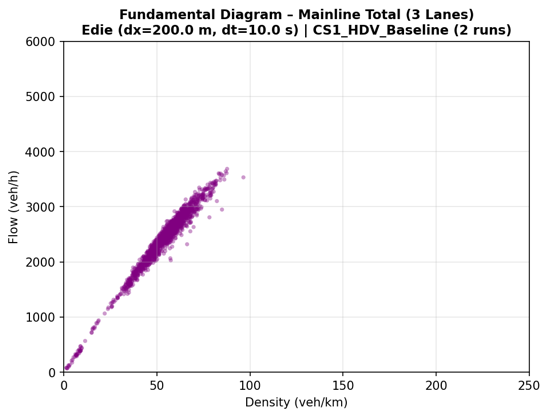
#> input picture papers/case_studies/figs/_raw/cs1_fd_hdv_baseline.png, 549 x 417 px
$ python build_composites.py
#> lines starting #> are read from the running program, lines starting #| are printed output that depends on the picture
"""
Organize Paper-2 figures: rename sources and build Overleaf-ready multi-panel composites.
"""
from __future__ import annotations

from pathlib import Path
from PIL import Image, ImageDraw, ImageFont

FIGS = Path(__file__).resolve().parent
RAW = FIGS / "_raw"
RAW.mkdir(exist_ok=True)

# --- Source identity map ---
RENAME = {
    "CS1_1.png": "cs1_fd_hdv_baseline.png",
    "CS1_2.png": "cs1_fd_ideal.png",
    "CS1_3.png": "cs1_fd_high_latency.png",
    "CS1_4.png": "cs1_fd_high_loss.png",
    "CS1_5.png": "cs1_fd_high_latency_high_loss.png",
    "image773.png": "cs2_fwy_fd_100sv.png",
    "image774.png": "cs2_fwy_fd_100cav.png",
    "image775.png": "cs2_fwy_fd_90sv_10hv.png",
    "image776.png": "cs2_fwy_fd_90cav_10cahv.png",
    "image777.png": "cs2_fwy_fd_80sv_20hv.png",
    "image778.png": "cs2_fwy_fd_80cav_20cahv.png",
    "image779.png": "cs2_art_fd_90cav_10cahv.png",
    "image780.png": "cs2_art_fd_90sv_10hv.png",
    "image781.png": "cs2_art_fd_80cav_20cahv.png",
    "image782.png": "cs2_art_fd_80sv_20hv.png",
    "image784.png": "cs2_fwy_fd_90sv_10cahv.png",
    "image785.png": "cs2_fwy_fd_90cav_10hv.png",
    # Report order Figs 52–54: CAV, AV, SV
    "image786.png": "cs2_shock_cav.png",
    "image787.png": "cs2_shock_av.png",
    "image788.png": "cs2_shock_sv.png",
    "image789.png": "cs3_ttc_v2v1d.png",
    "image790.png": "cs3_ttc_v2v2d.png",
    "image791.png": "cs3_ttc_v2ped.png",
    "image792.png": "cs3_ttc_v2bike.png",
}


def _font(size: int = 28):
    for name in (
        "C:/Windows/Fonts/arialbd.ttf",
        "C:/Windows/Fonts/arial.ttf",
        "/usr/share/fonts/truetype/dejavu/DejaVuSans-Bold.ttf",
    ):
        p = Path(name)
        if p.exists():
            return ImageFont.truetype(str(p), size)
    return ImageFont.load_default()


def load(name: str) -> Image.Image:
    return Image.open(RAW / name).convert("RGB")


def panel(img: Image.Image, label: str, caption: str, target_w: int) -> Image.Image:
    """Resize to target_w, add (a)/(b) label and short caption bar."""
    w, h = img.size
    scale = target_w / w
    img = img.resize((target_w, int(h * scale)), Image.Resampling.LANCZOS)
    pad_top, pad_bot = 36, 34
    canvas = Image.new("RGB", (img.width, img.height + pad_top + pad_bot), "white")
    canvas.paste(img, (0, pad_top))
    draw = ImageDraw.Draw(canvas)
    f_lab = _font(26)
    f_cap = _font(18)
    draw.text((8, 4), f"({label})", fill="black", font=f_lab)
    # center caption under panel
    bbox = draw.textbbox((0, 0), caption, font=f_cap)
    tw = bbox[2] - bbox[0]
    draw.text(((canvas.width - tw) // 2, img.height + pad_top + 6), caption, fill="black", font=f_cap)
    return canvas


def grid(panels: list[Image.Image], ncols: int, gap: int = 12, bg="white") -> Image.Image:
    assert panels
    pw, ph = panels[0].size
    # normalize heights (same width already)
    panels = [p if p.size == (pw, ph) else p.resize((pw, ph)) for p in panels]
    nrows = (len(panels) + ncols - 1) // ncols
    W = ncols * pw + (ncols + 1) * gap
    H = nrows * ph + (nrows + 1) * gap
    out = Image.new("RGB", (W, H), bg)
    for i, p in enumerate(panels):
        r, c = divmod(i, ncols)
        x = gap + c * (pw + gap)
        y = gap + r * (ph + gap)
        out.paste(p, (x, y))
    return out


def grid_rows(row_lists: list[list[Image.Image]], gap: int = 12, bg="white") -> Image.Image:
    """Stack rows of panels, centering each row (useful for 3+2 layouts)."""
    row_imgs = []
    max_w = 0
    for panels in row_lists:
        pw, ph = panels[0].size
        w = len(panels) * pw + (len(panels) + 1) * gap
        h = ph + 2 * gap
        row = Image.new("RGB", (w, h), bg)
        for i, p in enumerate(panels):
            row.paste(p, (gap + i * (pw + gap), gap))
        row_imgs.append(row)
        max_w = max(max_w, w)
    out = Image.new("RGB", (max_w, sum(r.height for r in row_imgs)), bg)
    y = 0
    for r in row_imgs:
        out.paste(r, ((max_w - r.width) // 2, y))
        y += r.height
    return out


def main():
    # 1) Move/rename originals into _raw/
    for src, dst in RENAME.items():
        sp = FIGS / src
        if sp.exists():
            tp = RAW / dst
            if not tp.exists():
                sp.replace(tp)
            elif sp.exists() and sp.resolve() != tp.resolve():
                sp.unlink()  # duplicate leftover
            print(f"raw: {dst}")
        elif (RAW / dst).exists():
            print(f"raw exists: {dst}")
        else:
            print(f"MISSING: {src}")

    TW = 900  # panel width

    # ---- CS1 FDs: baseline pair + stress trio ----
    cs1_base = [
        ("a", "100% SV (HDV)", "cs1_fd_hdv_baseline.png"),
        ("b", "Ideal CAV (0 s, 0%)", "cs1_fd_ideal.png"),
    ]
    cs1_stress = [
        ("a", "High latency (1.0 s)", "cs1_fd_high_latency.png"),
        ("b", "High loss (50%)", "cs1_fd_high_loss.png"),
        ("c", "High latency + high loss", "cs1_fd_high_latency_high_loss.png"),
    ]
    panels = [panel(load(f), lab, cap, TW) for lab, cap, f in cs1_base]
#> in panel, `w, h = img.size`: w = 549; h = 417
#> in panel, `scale = target_w / w`: scale = 1.64
#> in panel, `canvas = Image.new("RGB", (img.width, img.height + pad_top + pad_bot),..`: canvas: PIL image 900x753 RGB; every value is 255
#> in panel, `bbox = draw.textbbox((0, 0), caption, font=f_cap)`: bbox = (0, 3, 155, 19)
#> in panel, `tw = bbox[2] - bbox[0]`: tw = 155
#> call 2 of load, with name = 'cs1_fd_ideal.png'
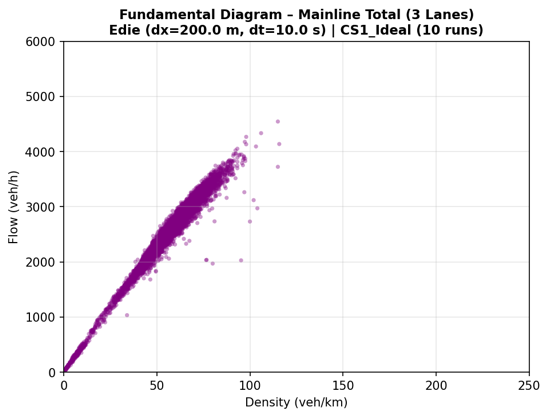
#> input picture papers/case_studies/figs/_raw/cs1_fd_ideal.png, 549 x 417 px
#> panels = 2 items
    grid(panels, ncols=2).save(FIGS / "fig_cs1_fd_baseline.png", optimize=True)
#> in grid, `nrows = (len(panels) + ncols - 1) // ncols`: nrows = 1
#> in grid, `H = nrows * ph + (nrows + 1) * gap`: H = 777
#> in grid, `out = Image.new("RGB", (W, H), bg)`: out: PIL image 1836x777 RGB; every value is 255
#> the loop in grid, `for i, p in enumerate(panels):` made 2 passes
#> (r, c, x, y) on passes 1 to 2: (0, 0, 12, 12), (0, 1, 924, 12)
    print("wrote fig_cs1_fd_baseline.png")
    panels = [panel(load(f), lab, cap, TW) for lab, cap, f in cs1_stress]
#> call 3 of load, with name = 'cs1_fd_high_latency.png'
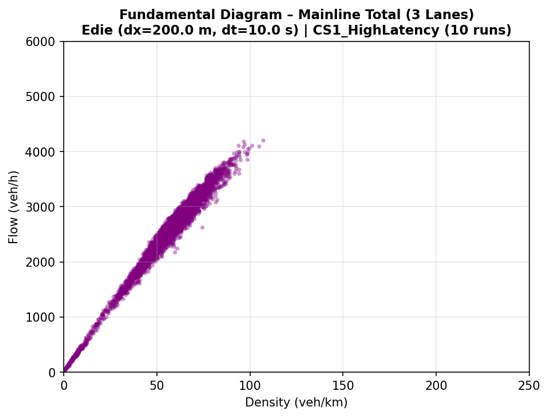
#> input picture papers/case_studies/figs/_raw/cs1_fd_high_latency.png, 549 x 417 px
#> call 4 of load, with name = 'cs1_fd_high_loss.png'
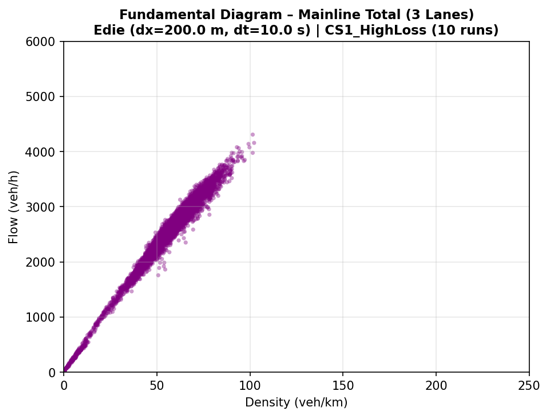
#> input picture papers/case_studies/figs/_raw/cs1_fd_high_loss.png, 549 x 417 px
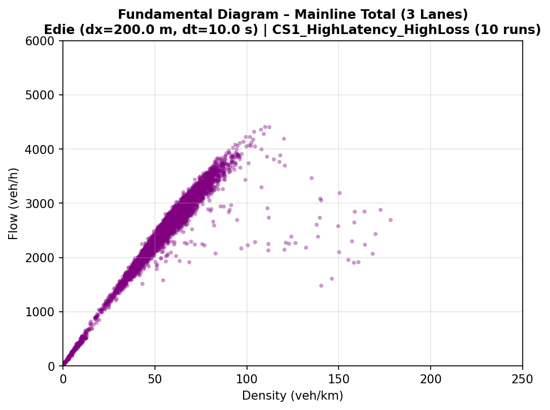
#> input picture papers/case_studies/figs/_raw/cs1_fd_high_latency_high_loss.png, 550 x 410 px
#> in panel (call 5), `canvas = Image.new("RGB", (img.width, img.height + pad_top + pad_bot),..`: canvas: PIL image 900x740 RGB; every value is 255
#> panels = 3 items
    grid(panels, ncols=3).save(FIGS / "fig_cs1_fd_stress.png", optimize=True)
#> call 2 of grid, with ncols = 3, gap = 12, bg = 'white'
#> in grid (call 2), `out = Image.new("RGB", (W, H), bg)`: out: PIL image 2748x777 RGB; every value is 255
#> the loop in grid (call 2), `for i, p in enumerate(panels):` made 3 passes
#> x on passes 1 to 3: 12, 924, 1836
#> after the loop in grid (call 2), `for i, p in enumerate(panels):`:
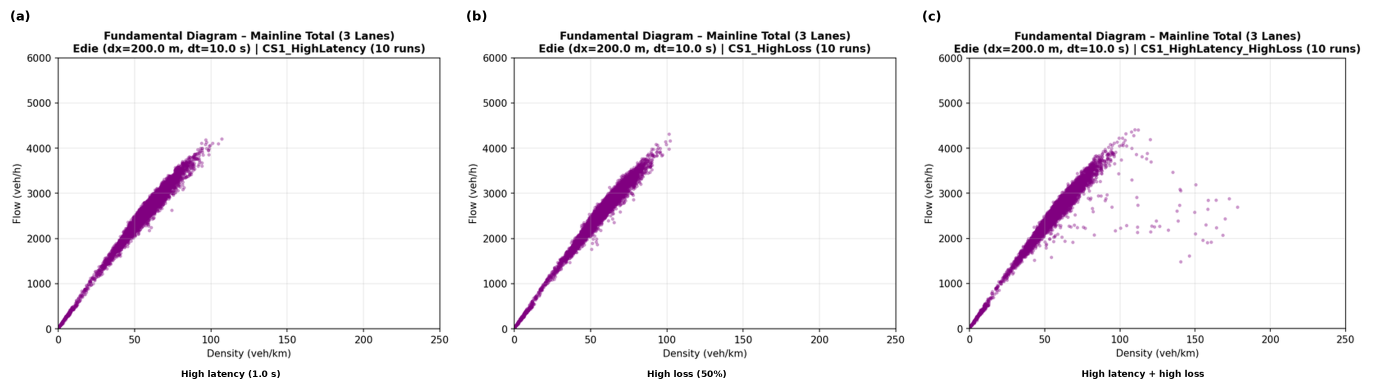
#> out: PIL image 2748x777 RGB (shown at 1/2 size); mean R, G, B 246.2, 244.4, 246.2
    print("wrote fig_cs1_fd_stress.png")
    old = FIGS / "fig_cs1_fd.png"
    if old.exists():
        old.unlink()

    # ---- CS2 freeway: two figures × 3 panels (SV mixes, then CAV mixes) ----
    cs2f_sv = [
        ("a", "100% SV", "cs2_fwy_fd_100sv.png"),
        ("b", "90% SV / 10% HV", "cs2_fwy_fd_90sv_10hv.png"),
        ("c", "80% SV / 20% HV", "cs2_fwy_fd_80sv_20hv.png"),
    ]
    cs2f_cav = [
        ("a", "100% CAV", "cs2_fwy_fd_100cav.png"),
        ("b", "90% CAV / 10% CAHV", "cs2_fwy_fd_90cav_10cahv.png"),
        ("c", "80% CAV / 20% CAHV", "cs2_fwy_fd_80cav_20cahv.png"),
    ]
    panels = [panel(load(f), lab, cap, TW) for lab, cap, f in cs2f_sv]
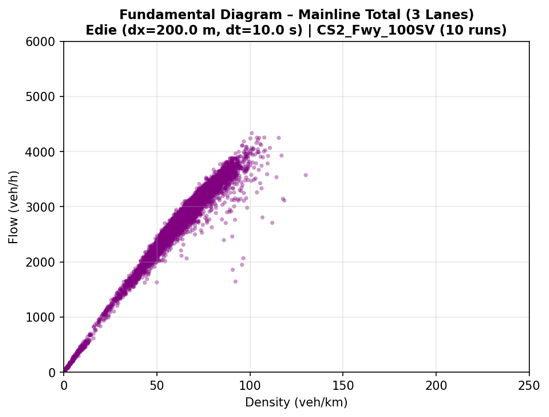
#> input picture papers/case_studies/figs/_raw/cs2_fwy_fd_100sv.png, 549 x 417 px
#> in panel (call 6), `w, h = img.size`: w = 549; h = 417
#> in panel (call 6), `canvas.paste(img, (0, pad_top))`:
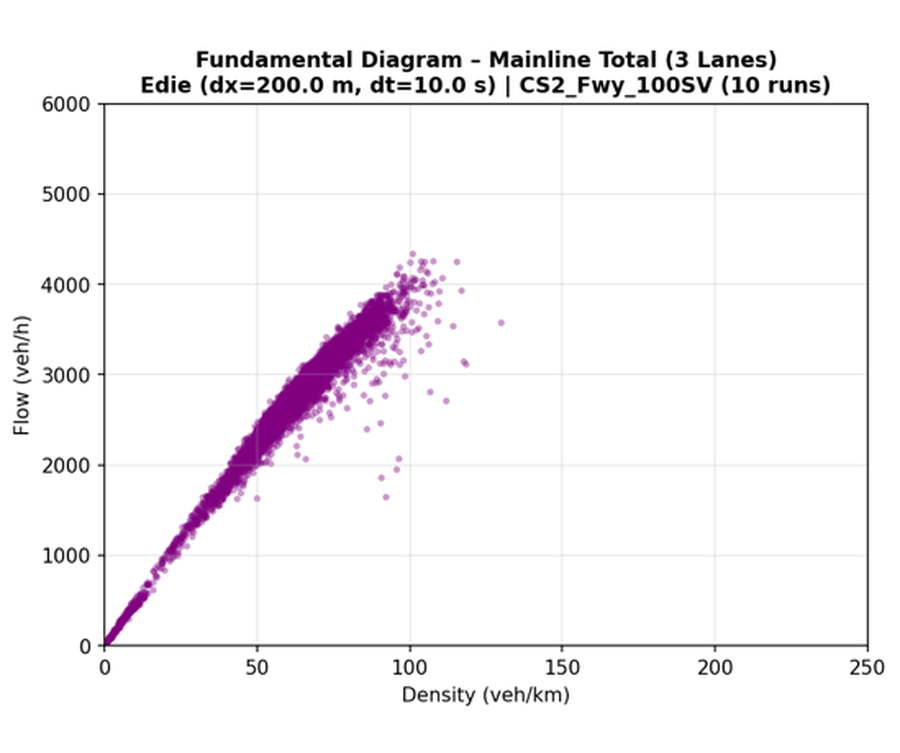
#> canvas: PIL image 900x753 RGB; mean R, G, B 246, 243.6, 246
#> in panel (call 6), `bbox = draw.textbbox((0, 0), caption, font=f_cap)`: bbox = (0, 4, 89, 17)
#> in panel (call 6), `tw = bbox[2] - bbox[0]`: tw = 89
    grid(panels, ncols=3).save(FIGS / "fig_cs2_fd_freeway_sv.png", optimize=True)
    print("wrote fig_cs2_fd_freeway_sv.png")
    panels = [panel(load(f), lab, cap, TW) for lab, cap, f in cs2f_cav]
    grid(panels, ncols=3).save(FIGS / "fig_cs2_fd_freeway_cav.png", optimize=True)
    print("wrote fig_cs2_fd_freeway_cav.png")
    old = FIGS / "fig_cs2_fd_freeway.png"
    if old.exists():
        old.unlink()

    # ---- CS2 arterial (2×2) ----
    cs2a = [
        ("a", "90% SV / 10% HV", "cs2_art_fd_90sv_10hv.png"),
        ("b", "90% CAV / 10% CAHV", "cs2_art_fd_90cav_10cahv.png"),
        ("c", "80% SV / 20% HV", "cs2_art_fd_80sv_20hv.png"),
        ("d", "80% CAV / 20% CAHV", "cs2_art_fd_80cav_20cahv.png"),
    ]
    panels = [panel(load(f), lab, cap, TW) for lab, cap, f in cs2a]
    grid(panels, ncols=2).save(FIGS / "fig_cs2_fd_arterial.png", optimize=True)
    print("wrote fig_cs2_fd_arterial.png")

    # ---- CS2 truck cross (1×2) ----
    cs2t = [
        ("a", "90% SV / 10% CAHV", "cs2_fwy_fd_90sv_10cahv.png"),
        ("b", "90% CAV / 10% HV", "cs2_fwy_fd_90cav_10hv.png"),
    ]
    panels = [panel(load(f), lab, cap, TW) for lab, cap, f in cs2t]
    grid(panels, ncols=2).save(FIGS / "fig_cs2_fd_truck.png", optimize=True)
    print("wrote fig_cs2_fd_truck.png")

    # ---- Shockwaves stacked vertically — report order CAV, AV, SV ----
    sh = [
        ("a", "CAV", "cs2_shock_cav.png"),
        ("b", "AV", "cs2_shock_av.png"),
        ("c", "SV", "cs2_shock_sv.png"),
    ]
    panels = [panel(load(f), lab, cap, 1100) for lab, cap, f in sh]
    grid(panels, ncols=1).save(FIGS / "fig_cs2_shockwave.png", optimize=True)
    print("wrote fig_cs2_shockwave.png")

    # ---- CS3 TTC CDFs (3×1; bike panel omitted) ----
    cs3 = [
        ("a", "V2V-1D (link)", "cs3_ttc_v2v1d.png"),
        ("b", "V2V-2D (intersection)", "cs3_ttc_v2v2d.png"),
        ("c", "V2Ped", "cs3_ttc_v2ped.png"),
    ]
    panels = [panel(load(f), lab, cap, TW) for lab, cap, f in cs3]
    grid(panels, ncols=1).save(FIGS / "fig_cs3_ttc_cdf.png", optimize=True)
    print("wrote fig_cs3_ttc_cdf.png")

    print("\nDone. Upload these Overleaf figs/ files:")
    for name in [
        "fig_cs1_fd_baseline.png",
        "fig_cs1_fd_stress.png",
        "fig_cs2_fd_freeway_sv.png",
        "fig_cs2_fd_freeway_cav.png",
        "fig_cs2_fd_arterial.png",
        "fig_cs2_fd_truck.png",
        "fig_cs2_shockwave.png",
        "fig_cs3_ttc_cdf.png",
    ]:
        print(" ", name, (FIGS / name).stat().st_size // 1024, "KB")


if __name__ == "__main__":
#> (the run stopped early here; a loop or call above may not have finished)
